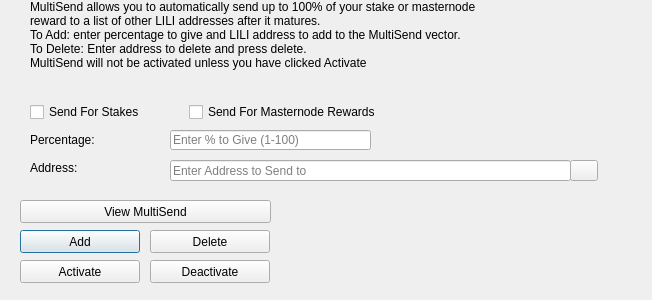
<?xml version="1.0" encoding="UTF-8"?>
<ui version="4.0">
 <class>MultiSendDialog</class>
 <widget class="QDialog" name="MultiSendDialog">
  <property name="windowModality">
   <enum>Qt::NonModal</enum>
  </property>
  <property name="geometry">
   <rect>
    <x>0</x>
    <y>0</y>
    <width>652</width>
    <height>300</height>
   </rect>
  </property>
  <property name="windowTitle">
   <string>MultiSend</string>
  </property>
  <widget class="QLineEdit" name="multiSendPercentEdit">
   <property name="geometry">
    <rect>
     <x>170</x>
     <y>130</y>
     <width>201</width>
     <height>20</height>
    </rect>
   </property>
   <property name="toolTip">
    <string>Enter whole numbers 1 - 100</string>
   </property>
   <property name="placeholderText">
    <string>Enter % to Give (1-100)</string>
   </property>
  </widget>
  <widget class="QLineEdit" name="multiSendAddressEdit">
   <property name="geometry">
    <rect>
     <x>170</x>
     <y>160</y>
     <width>401</width>
     <height>21</height>
    </rect>
   </property>
   <property name="toolTip">
    <string/>
   </property>
   <property name="placeholderText">
    <string>Enter Address to Send to</string>
   </property>
  </widget>
  <widget class="QLabel" name="label_2">
   <property name="geometry">
    <rect>
     <x>30</x>
     <y>0</y>
     <width>451</width>
     <height>121</height>
    </rect>
   </property>
   <property name="lineWidth">
    <number>1</number>
   </property>
   <property name="text">
    <string>MultiSend allows you to automatically send up to 100% of your stake or masternode reward to a list of other LILI addresses after it matures.
To Add: enter percentage to give and LILI address to add to the MultiSend vector.
To Delete: Enter address to delete and press delete.
MultiSend will not be activated unless you have clicked Activate</string>
   </property>
   <property name="alignment">
    <set>Qt::AlignLeading|Qt::AlignLeft|Qt::AlignTop</set>
   </property>
   <property name="wordWrap">
    <bool>true</bool>
   </property>
  </widget>
  <widget class="QLabel" name="message">
   <property name="geometry">
    <rect>
     <x>290</x>
     <y>200</y>
     <width>351</width>
     <height>91</height>
    </rect>
   </property>
   <property name="text">
    <string/>
   </property>
  </widget>
  <widget class="QPushButton" name="addButton">
   <property name="geometry">
    <rect>
     <x>20</x>
     <y>230</y>
     <width>120</width>
     <height>23</height>
    </rect>
   </property>
   <property name="toolTip">
    <string/>
   </property>
   <property name="statusTip">
    <string>Add to MultiSend Vector</string>
   </property>
   <property name="text">
    <string>Add</string>
   </property>
  </widget>
  <widget class="QPushButton" name="disableButton">
   <property name="geometry">
    <rect>
     <x>150</x>
     <y>260</y>
     <width>120</width>
     <height>23</height>
    </rect>
   </property>
   <property name="statusTip">
    <string>Deactivate MultiSend</string>
   </property>
   <property name="text">
    <string>Deactivate</string>
   </property>
  </widget>
  <widget class="QPushButton" name="addressBookButton">
   <property name="geometry">
    <rect>
     <x>570</x>
     <y>160</y>
     <width>28</width>
     <height>21</height>
    </rect>
   </property>
   <property name="toolTip">
    <string>Choose an address from the address book</string>
   </property>
   <property name="text">
    <string/>
   </property>
   <property name="icon">
    <iconset resource="../lili.qrc">
     <normaloff>:/icons/address-book</normaloff>:/icons/address-book</iconset>
   </property>
   <property name="shortcut">
    <string>Alt+A</string>
   </property>
   <property name="autoDefault">
    <bool>false</bool>
   </property>
  </widget>
  <widget class="QLabel" name="label">
   <property name="geometry">
    <rect>
     <x>30</x>
     <y>130</y>
     <width>121</width>
     <height>20</height>
    </rect>
   </property>
   <property name="toolTip">
    <string>Percentage of stake to send</string>
   </property>
   <property name="text">
    <string>Percentage:</string>
   </property>
  </widget>
  <widget class="QLabel" name="label_5">
   <property name="geometry">
    <rect>
     <x>30</x>
     <y>160</y>
     <width>111</width>
     <height>16</height>
    </rect>
   </property>
   <property name="toolTip">
    <string>Address to send portion of stake to</string>
   </property>
   <property name="text">
    <string>Address:</string>
   </property>
  </widget>
  <widget class="QPushButton" name="deleteButton">
   <property name="geometry">
    <rect>
     <x>150</x>
     <y>230</y>
     <width>120</width>
     <height>23</height>
    </rect>
   </property>
   <property name="toolTip">
    <string/>
   </property>
   <property name="statusTip">
    <string>Delete Address From MultiSend Vector</string>
   </property>
   <property name="text">
    <string>Delete</string>
   </property>
  </widget>
  <widget class="QPushButton" name="activateButton">
   <property name="geometry">
    <rect>
     <x>20</x>
     <y>260</y>
     <width>120</width>
     <height>23</height>
    </rect>
   </property>
   <property name="statusTip">
    <string>Activate MultiSend</string>
   </property>
   <property name="text">
    <string>Activate</string>
   </property>
  </widget>
  <widget class="QPushButton" name="viewButton">
   <property name="geometry">
    <rect>
     <x>20</x>
     <y>200</y>
     <width>251</width>
     <height>23</height>
    </rect>
   </property>
   <property name="toolTip">
    <string/>
   </property>
   <property name="statusTip">
    <string>View MultiSend Vector</string>
   </property>
   <property name="text">
    <string>View MultiSend</string>
   </property>
  </widget>
  <widget class="QWidget" name="horizontalLayoutWidget">
   <property name="geometry">
    <rect>
     <x>30</x>
     <y>100</y>
     <width>351</width>
     <height>24</height>
    </rect>
   </property>
   <layout class="QHBoxLayout" name="horizontalLayout">
    <item>
     <widget class="QCheckBox" name="multiSendStakeCheckBox">
      <property name="text">
       <string>Send For Stakes</string>
      </property>
     </widget>
    </item>
    <item>
     <widget class="QCheckBox" name="multiSendMasternodeCheckBox">
      <property name="text">
       <string>Send For Masternode Rewards</string>
      </property>
     </widget>
    </item>
   </layout>
  </widget>
 </widget>
 <resources>
  <include location="../lili.qrc"/>
 </resources>
 <connections/>
</ui>
